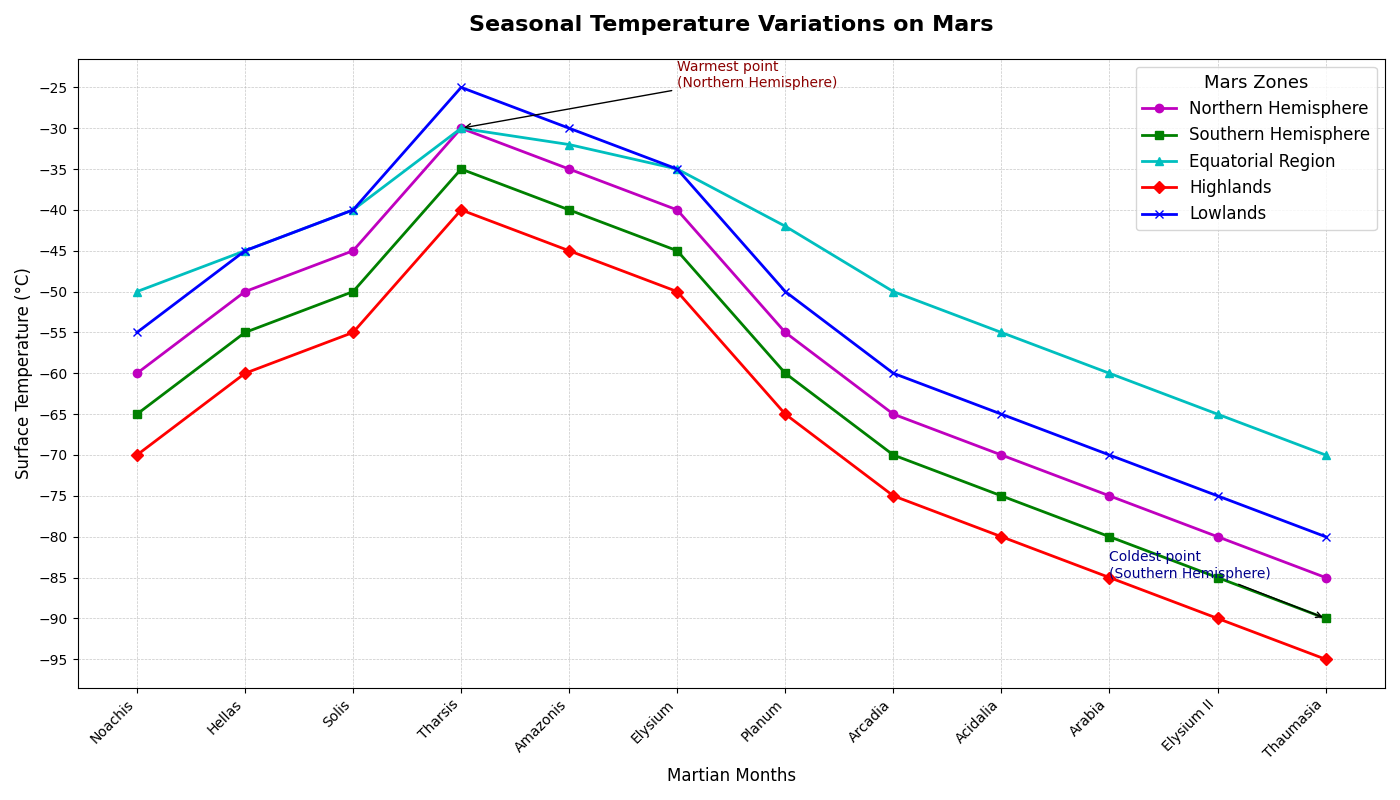

This figure's Python source:
import matplotlib.pyplot as plt
import numpy as np

months = np.array(['Noachis', 'Hellas', 'Solis', 'Tharsis', 'Amazonis', 'Elysium', 'Planum', 'Arcadia', 'Acidalia', 'Arabia', 'Elysium II', 'Thaumasia'])
mars_day = np.linspace(1, 12, num=12)

north_temp = np.array([-60, -50, -45, -30, -35, -40, -55, -65, -70, -75, -80, -85])
south_temp = np.array([-65, -55, -50, -35, -40, -45, -60, -70, -75, -80, -85, -90])
equator_temp = np.array([-50, -45, -40, -30, -32, -35, -42, -50, -55, -60, -65, -70])
highlands_temp = np.array([-70, -60, -55, -40, -45, -50, -65, -75, -80, -85, -90, -95])
lowlands_temp = np.array([-55, -45, -40, -25, -30, -35, -50, -60, -65, -70, -75, -80])

fig, ax = plt.subplots(figsize=(14, 8))

# Shuffle colors by changing color assignment for each data group
ax.plot(mars_day, north_temp, marker='o', color='m', label='Northern Hemisphere', linewidth=2)
ax.plot(mars_day, south_temp, marker='s', color='g', label='Southern Hemisphere', linewidth=2)
ax.plot(mars_day, equator_temp, marker='^', color='c', label='Equatorial Region', linewidth=2)
ax.plot(mars_day, highlands_temp, marker='D', color='r', label='Highlands', linewidth=2)
ax.plot(mars_day, lowlands_temp, marker='x', color='b', label='Lowlands', linewidth=2)

ax.set_title("Seasonal Temperature Variations on Mars", fontsize=16, fontweight='bold', pad=20)
ax.set_xlabel("Martian Months", fontsize=12)
ax.set_ylabel("Surface Temperature (°C)", fontsize=12)

ax.set_xticks(mars_day)
ax.set_xticklabels(months, rotation=45, ha='right')
ax.set_yticks(np.arange(-95, -20, 5))
ax.grid(which='both', linestyle='--', linewidth=0.5, alpha=0.7)
ax.legend(loc='upper right', fontsize=12, title='Mars Zones', title_fontsize='13', frameon=True)

ax.annotate('Warmest point\n(Northern Hemisphere)', xy=(4, -30), xytext=(6, -25),
             arrowprops=dict(facecolor='black', arrowstyle='->'), fontsize=10, color='darkred')
ax.annotate('Coldest point\n(Southern Hemisphere)', xy=(12, -90), xytext=(10, -85),
             arrowprops=dict(facecolor='black', arrowstyle='->'), fontsize=10, color='darkblue')

plt.tight_layout()
plt.show()
